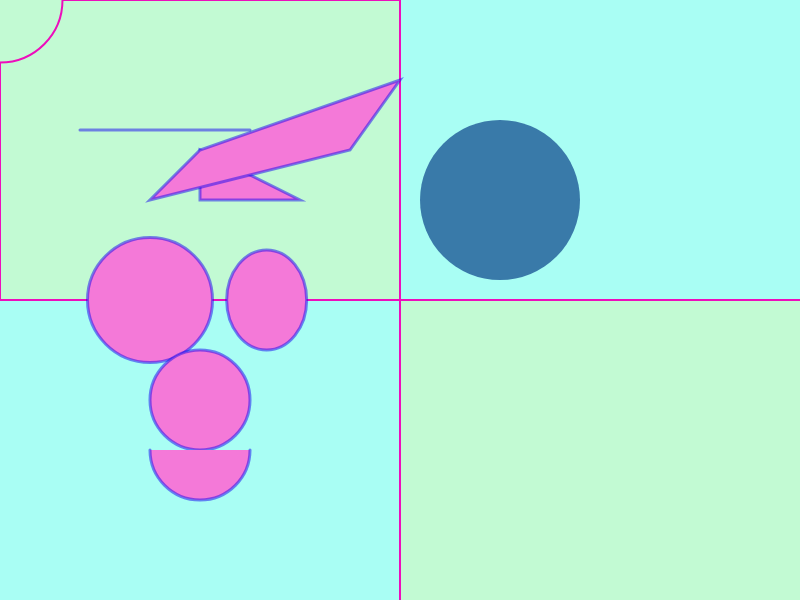
Frame 1 (no input)
Frame 60 (no input): identical to frame 1, image omitted
Frame 120 (the mouse pressed at the canvas centre since frame 60): identical to frame 1, image omitted

The p5.js sketch that drew this single still picture (run headless with seeded random() and noise() and a simulated clock; from frame 60 on, the mouse is pressed at the canvas centre):

// p5.js sketch
// ── sketch.js
//"let" is a keyword that allow you to declare a variable
// called circleSize which is storing a number size

// below are GLOBAL variables; they are accessible by any 
let circleSize = 125;
let shapeSize;


function setup() {
  // runs once at startup
  // createCanvas(windowWidth, windowHeight);
  createCanvas(800, 600);
  shapeSize = width*0.2;
}

function draw() {
  // a greyscale color is denoted as number 0-255
  // an RGB color is denoted as 3 numbers (red, green, blue)
  // background(0, 255, 127);
  // we can use name of the color like "black" or "Lightblue"
  // background("blue");
  // we can also format rgb colors as strings
  // background("rgb(0,0,0)");
  background("rgba(169, 254, 244, 1)");

  fill("rgba(194, 250, 211, 1)");
  stroke("rgba(237, 13, 188, 1)");
  strokeWeight(2);
  // setting a new fill and stroke for rectangle
  // rect has 4 parameters: x coord of top left, y coord of top left, width, height
  rect(0,0,width/2,height/2);
  rect(width/2, height/2, width, height);
  circle(0,0,circleSize);


  fill("rgba(20, 78, 144, 0.75)");
  noStroke();
  circle(500,200,shapeSize);

  // stroke and fill change the color of drawn shapes
  stroke("rgba(24, 9, 240, 0.5)");
  strokeWeight(3);
  // noStroke(); gets rif of the stroke completely
  fill("rgba(244, 121, 216, 1)");
  // noFill(); gets rid of the fill completely
  // setting the color and stroke for the circle
  // circle(x, y, d);
  circle(150,300,circleSize);

  triangle(300,200,200,200,200,150);

  ellipse(width/3,height/2,80,100);

  // line connects 2 coords x1,y1 and x2,y2
  line(250,130,80,130);
  
  // to draw complex polygons (more than 2 coords);
  // create a beginShape(); and an endshape function
  // any vertex(x,y) function you place in between beginShape and endShape
  // will be rendered as points in a complete polygon
  beginShape();
  vertex(400,80); // top left coord
  vertex(350,150); // bottom right coord
  vertex(150,200); // bottom left coord
  vertex(200,150); // top left coord as the end coord
  endShape(CLOSE);


  // ellipse(mouseX, mouseY, 30, 50);
  // ellipse(mouseX, mouseY, mouseY, mouseX);
  ellipse(200,400,100,100);
  // arc is like ellipse but add 2 more parmeters: start and end
  arc(200, 450, 100, 100, 0, PI, [close]);
  // An arc is a section of an ellipse 
  // defined by the x, y, w, and h parameters. 
  // x and y set the location of the arc's center. 
  // w and h set the arc's width and height. 
  // The fifth and sixth parameters, start and stop, set the angles between which to draw the arc. 
  // Arcs are always drawn clockwise from start to stop. 
  // The fifth and sixth parameters, start and stop, 
  // set the angles between which to draw the arc. 
  


}
